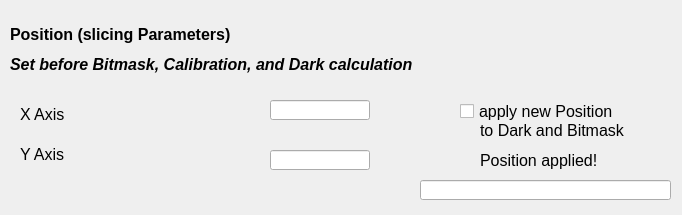
<?xml version="1.0" encoding="UTF-8"?>
<ui version="4.0">
 <class>Dialog</class>
 <widget class="QDialog" name="Dialog">
  <property name="geometry">
   <rect>
    <x>0</x>
    <y>0</y>
    <width>682</width>
    <height>215</height>
   </rect>
  </property>
  <property name="windowTitle">
   <string>Dialog</string>
  </property>
  <widget class="caLineEdit" name="calineedit_6">
   <property name="geometry">
    <rect>
     <x>420</x>
     <y>180</y>
     <width>251</width>
     <height>20</height>
    </rect>
   </property>
   <property name="readOnly">
    <bool>true</bool>
   </property>
   <property name="channel" stdset="0">
    <string notr="true">$(XX):POS-Time</string>
   </property>
  </widget>
  <widget class="caNumeric" name="canumeric_3">
   <property name="geometry">
    <rect>
     <x>170</x>
     <y>90</y>
     <width>81</width>
     <height>41</height>
    </rect>
   </property>
   <property name="integerDigits" stdset="0">
    <number>3</number>
   </property>
   <property name="decimalDigits" stdset="0">
    <number>0</number>
   </property>
   <property name="channel" stdset="0">
    <string notr="true">$(XX):CAM-X_END</string>
   </property>
  </widget>
  <widget class="caLineEdit" name="calineedit_14">
   <property name="geometry">
    <rect>
     <x>270</x>
     <y>150</y>
     <width>100</width>
     <height>20</height>
    </rect>
   </property>
   <property name="readOnly">
    <bool>true</bool>
   </property>
   <property name="channel" stdset="0">
    <string notr="true">$(XX):CAM-IMAGEy</string>
   </property>
   <property name="unitsEnabled">
    <bool>true</bool>
   </property>
  </widget>
  <widget class="caLabel" name="calabel_18">
   <property name="geometry">
    <rect>
     <x>10</x>
     <y>50</y>
     <width>661</width>
     <height>28</height>
    </rect>
   </property>
   <property name="font">
    <font>
     <pointsize>12</pointsize>
     <weight>75</weight>
     <italic>true</italic>
     <bold>true</bold>
    </font>
   </property>
   <property name="text">
    <string>Set before Bitmask, Calibration, and Dark calculation</string>
   </property>
   <property name="alignment">
    <set>Qt::AlignLeading|Qt::AlignLeft|Qt::AlignVCenter</set>
   </property>
   <property name="fontScaleMode">
    <enum>ESimpleLabel::None</enum>
   </property>
  </widget>
  <widget class="caNumeric" name="canumeric_8">
   <property name="geometry">
    <rect>
     <x>170</x>
     <y>140</y>
     <width>81</width>
     <height>41</height>
    </rect>
   </property>
   <property name="integerDigits" stdset="0">
    <number>3</number>
   </property>
   <property name="decimalDigits" stdset="0">
    <number>0</number>
   </property>
   <property name="channel" stdset="0">
    <string notr="true">$(XX):CAM-Y_END</string>
   </property>
  </widget>
  <widget class="caLabel" name="calabel_17">
   <property name="geometry">
    <rect>
     <x>20</x>
     <y>140</y>
     <width>51</width>
     <height>28</height>
    </rect>
   </property>
   <property name="font">
    <font>
     <pointsize>12</pointsize>
    </font>
   </property>
   <property name="text">
    <string>Y Axis</string>
   </property>
   <property name="alignment">
    <set>Qt::AlignLeading|Qt::AlignLeft|Qt::AlignVCenter</set>
   </property>
   <property name="fontScaleMode">
    <enum>ESimpleLabel::None</enum>
   </property>
  </widget>
  <widget class="caNumeric" name="canumeric_9">
   <property name="geometry">
    <rect>
     <x>80</x>
     <y>140</y>
     <width>81</width>
     <height>41</height>
    </rect>
   </property>
   <property name="integerDigits" stdset="0">
    <number>3</number>
   </property>
   <property name="decimalDigits" stdset="0">
    <number>0</number>
   </property>
   <property name="channel" stdset="0">
    <string notr="true">$(XX):CAM-Y_START</string>
   </property>
  </widget>
  <widget class="caNumeric" name="canumeric_2">
   <property name="geometry">
    <rect>
     <x>80</x>
     <y>90</y>
     <width>81</width>
     <height>41</height>
    </rect>
   </property>
   <property name="integerDigits" stdset="0">
    <number>3</number>
   </property>
   <property name="decimalDigits" stdset="0">
    <number>0</number>
   </property>
   <property name="channel" stdset="0">
    <string notr="true">$(XX):CAM-X_START</string>
   </property>
  </widget>
  <widget class="caLabel" name="calabel_16">
   <property name="geometry">
    <rect>
     <x>20</x>
     <y>100</y>
     <width>51</width>
     <height>28</height>
    </rect>
   </property>
   <property name="font">
    <font>
     <pointsize>12</pointsize>
    </font>
   </property>
   <property name="text">
    <string>X Axis</string>
   </property>
   <property name="alignment">
    <set>Qt::AlignLeading|Qt::AlignLeft|Qt::AlignVCenter</set>
   </property>
   <property name="fontScaleMode">
    <enum>ESimpleLabel::None</enum>
   </property>
  </widget>
  <widget class="caToggleButton" name="catogglebutton_9">
   <property name="geometry">
    <rect>
     <x>460</x>
     <y>100</y>
     <width>201</width>
     <height>22</height>
    </rect>
   </property>
   <property name="font">
    <font>
     <pointsize>12</pointsize>
    </font>
   </property>
   <property name="text">
    <string>apply new Position</string>
   </property>
   <property name="channel" stdset="0">
    <string notr="true">$(XX):CAM-applyPOS</string>
   </property>
   <property name="fontScaleMode" stdset="0">
    <enum>caToggleButton::None</enum>
   </property>
  </widget>
  <widget class="caLabel" name="calabel_20">
   <property name="geometry">
    <rect>
     <x>480</x>
     <y>150</y>
     <width>191</width>
     <height>20</height>
    </rect>
   </property>
   <property name="font">
    <font>
     <pointsize>12</pointsize>
    </font>
   </property>
   <property name="text">
    <string>Position applied!</string>
   </property>
   <property name="alignment">
    <set>Qt::AlignLeading|Qt::AlignLeft|Qt::AlignVCenter</set>
   </property>
   <property name="fontScaleMode">
    <enum>ESimpleLabel::None</enum>
   </property>
  </widget>
  <widget class="caLineEdit" name="calineedit_13">
   <property name="geometry">
    <rect>
     <x>270</x>
     <y>100</y>
     <width>100</width>
     <height>20</height>
    </rect>
   </property>
   <property name="readOnly">
    <bool>true</bool>
   </property>
   <property name="channel" stdset="0">
    <string notr="true">$(XX):CAM-IMAGEx</string>
   </property>
   <property name="unitsEnabled">
    <bool>true</bool>
   </property>
  </widget>
  <widget class="caLabel" name="calabel_19">
   <property name="geometry">
    <rect>
     <x>480</x>
     <y>120</y>
     <width>191</width>
     <height>20</height>
    </rect>
   </property>
   <property name="font">
    <font>
     <pointsize>12</pointsize>
    </font>
   </property>
   <property name="text">
    <string>to Dark and Bitmask</string>
   </property>
   <property name="alignment">
    <set>Qt::AlignLeading|Qt::AlignLeft|Qt::AlignVCenter</set>
   </property>
   <property name="fontScaleMode">
    <enum>ESimpleLabel::None</enum>
   </property>
  </widget>
  <widget class="caLed" name="caled_4">
   <property name="geometry">
    <rect>
     <x>450</x>
     <y>140</y>
     <width>30</width>
     <height>35</height>
    </rect>
   </property>
   <property name="channel" stdset="0">
    <string notr="true">$(XX):POS-applied</string>
   </property>
  </widget>
  <widget class="caLabel" name="calabel_4">
   <property name="geometry">
    <rect>
     <x>10</x>
     <y>20</y>
     <width>351</width>
     <height>28</height>
    </rect>
   </property>
   <property name="font">
    <font>
     <pointsize>12</pointsize>
     <weight>75</weight>
     <bold>true</bold>
    </font>
   </property>
   <property name="text">
    <string>Position (slicing Parameters)</string>
   </property>
   <property name="alignment">
    <set>Qt::AlignLeading|Qt::AlignLeft|Qt::AlignVCenter</set>
   </property>
   <property name="fontScaleMode">
    <enum>ESimpleLabel::None</enum>
   </property>
  </widget>
 </widget>
 <customwidgets>
  <customwidget>
   <class>caNumeric</class>
   <extends>QFrame</extends>
   <header>caNumeric</header>
  </customwidget>
  <customwidget>
   <class>caToggleButton</class>
   <extends>QCheckBox</extends>
   <header>caToggleButton</header>
  </customwidget>
  <customwidget>
   <class>caLabel</class>
   <extends>QLabel</extends>
   <header>caLabel</header>
  </customwidget>
  <customwidget>
   <class>caLed</class>
   <extends>QWidget</extends>
   <header>caLed</header>
  </customwidget>
  <customwidget>
   <class>caLineEdit</class>
   <extends>QLineEdit</extends>
   <header>caLineEdit</header>
  </customwidget>
 </customwidgets>
 <resources/>
 <connections/>
</ui>
